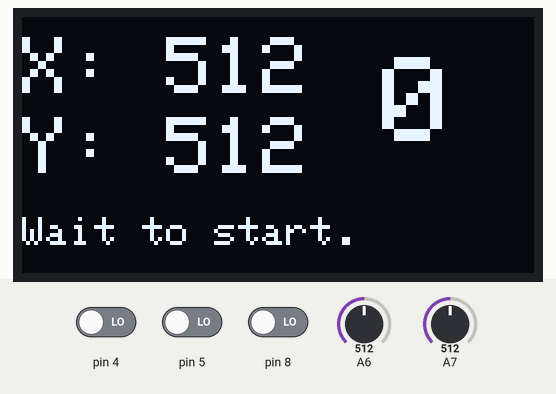
Recording of a sketch running on a simulated Arduino Nano, built with avr-gcc and run on an emulated ATmega328P. On the bench: 128×64 one-colour display. The inputs (shaded band) are chosen by the test bench; at power-on: pin 8 LOW, pin 5 LOW, A6 = 512, A7 = 512, pin 4 LOW. The modem accepts every AT command (registered, SIM ready, sends succeed) and sends nothing else.

Above: at 1.2 s.
1.3 s: pin 8 driven HIGH
At 1.39 s:
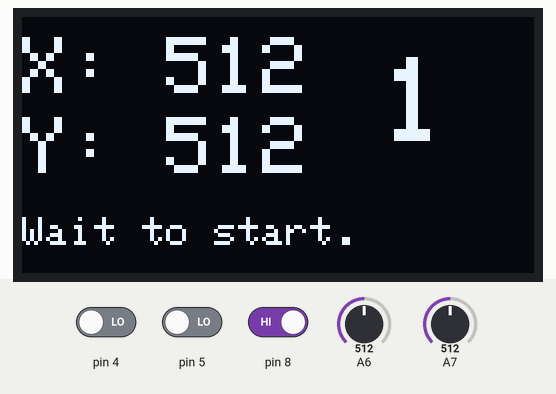
3.1 s: pin 5 driven HIGH
At 3.24 s:
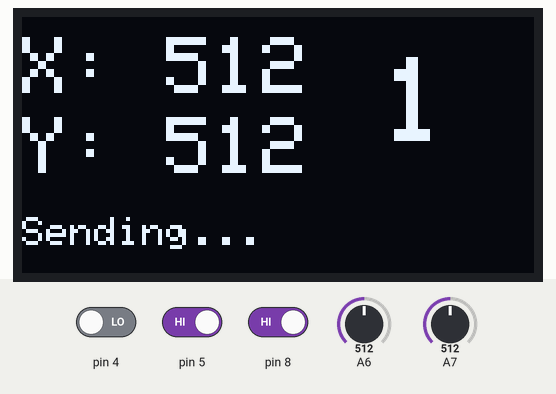
5.0 s: A6 set to 716
At 5.16 s:
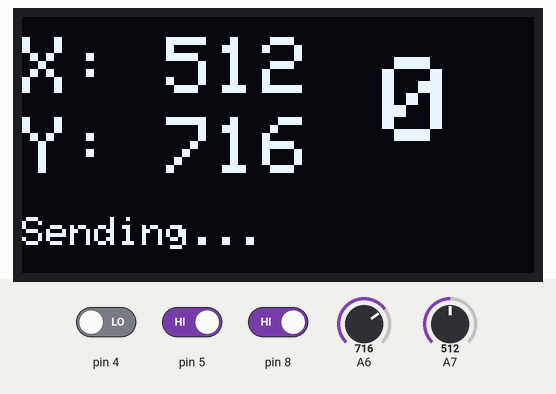
6.6 s: A7 set to 716
At 6.68 s:
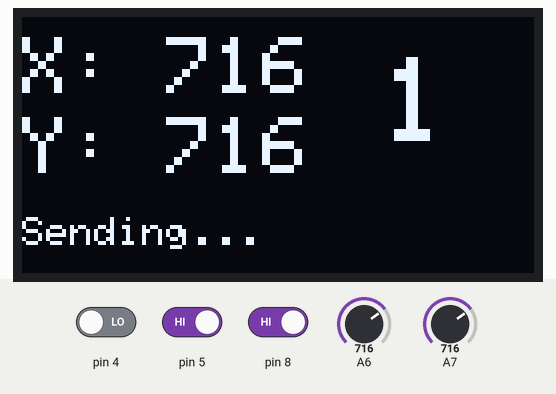
8.1 s: pin 4 driven HIGH
At 8.26 s:
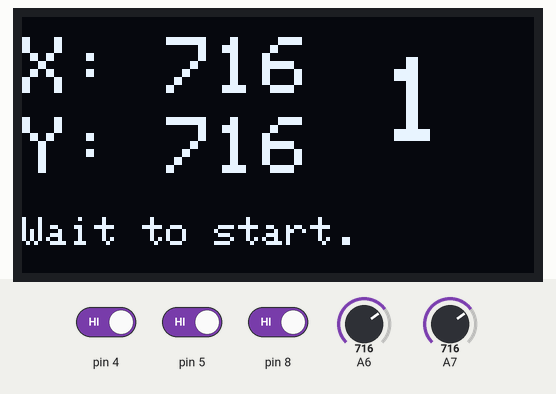
9.7 s: A6 set to 900
At 9.78 s:
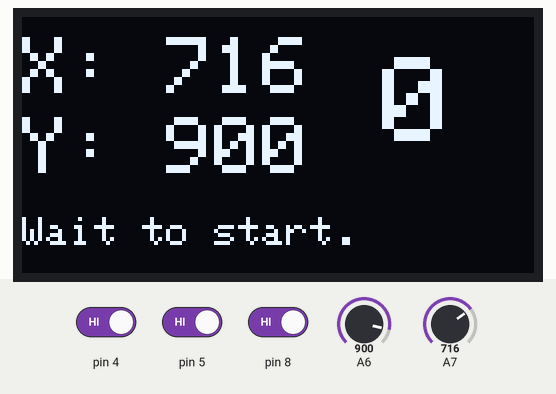

The sketch:

sim20.ino
```cpp
// Arduino 1.0.6.Work

#include <SPI.h>
#include <Wire.h>
#include <Adafruit_GFX.h>
#include <Adafruit_SSD1306.h>

#define OLED_MOSI   9
#define OLED_CLK   10
#define OLED_DC    11
#define OLED_CS    12
#define OLED_RESET 13

Adafruit_SSD1306 display(OLED_MOSI, OLED_CLK, OLED_DC, OLED_RESET, OLED_CS);

#include <SoftwareSerial.h>

SoftwareSerial sSerial(3,2); // RX-3, TX-2

long previousMillis = 0;
long interval = 100;

boolean startXY = false;
boolean d8 = false;

void setup() {

  pinMode(8,INPUT); // Главная кнопка
  pinMode(5,INPUT);
  pinMode(4,INPUT);

  display.begin(SSD1306_SWITCHCAPVCC, 0x3D);
  display.clearDisplay();
  display.display();

  sSerial.begin(9600);

  display.setTextSize(2);
  display.setTextColor(WHITE);
  display.setCursor(0,0);
  display.display();

}

void loop()
{

  unsigned long currentMillis = millis();

  if (currentMillis - previousMillis > interval) {
    previousMillis = currentMillis;

    if (digitalRead(5) == 1) {
      startXY = true;
    }

    if (digitalRead(8) == 1) {
      d8 = !d8;
    }

    if (digitalRead(4) == 1) {
      startXY = false;
    }

    if (startXY) {
      sSerial.print("AT+SRDSEND=255,\"X:");
      sSerial.print(analogRead(A7));
      sSerial.print(":Y:");
      sSerial.print(analogRead(A6));
      sSerial.print(":D:");
      if (d8) sSerial.print("1");
      if (!d8) sSerial.print("0");
      sSerial.println("\"");
    }

    display.clearDisplay();
    display.setTextSize(2);
    display.setTextColor(WHITE);
    display.setCursor(0,5);
    display.print("X: ");

    display.print(analogRead(A7));
    display.setCursor(0,25);
    display.print("Y: ");
    display.print(analogRead(A6));

    display.setTextSize(3);
    display.setTextColor(WHITE);
    display.setCursor(90,10);
    display.print(d8);

    display.setTextSize(1);
    display.setTextColor(WHITE);
    display.setCursor(0,50);
    if (startXY) {
      display.print("Sending...");
    }
    else {
      display.print("Wait to start.");
    }

    display.display();

  }
}
```

Measured:
- after the input at 1.3 s, the display: changes at once (image 1)
- after the input at 3.1 s, the display: changes after 0.10 s (image 2)
- after the input at 5.0 s, the display: first differs from a run without the input after 0.12 s (image 3)
- after the input at 6.6 s, the display: changes at once (image 4)
- after the input at 8.1 s, the display: first differs from a run without the input after 0.12 s (image 5)
- after the input at 9.7 s, the display: changes at once (image 6)
